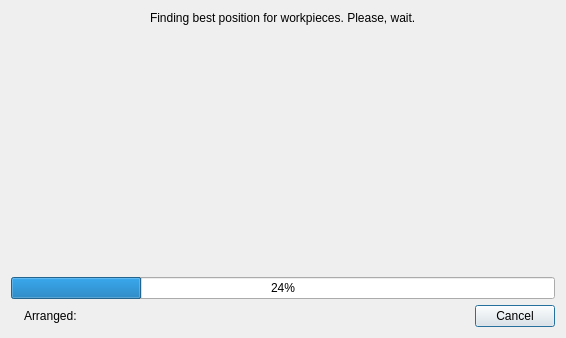
<?xml version="1.0" encoding="UTF-8"?>
<ui version="4.0">
 <class>DialogLayoutProgress</class>
 <widget class="QDialog" name="DialogLayoutProgress">
  <property name="windowModality">
   <enum>Qt::ApplicationModal</enum>
  </property>
  <property name="geometry">
   <rect>
    <x>0</x>
    <y>0</y>
    <width>566</width>
    <height>119</height>
   </rect>
  </property>
  <property name="windowTitle">
   <string>Create a Layout</string>
  </property>
  <property name="windowIcon">
   <iconset resource="../../../libs/vmisc/share/resources/icon.qrc">
    <normaloff>:/icon/64x64/icon64x64.png</normaloff>:/icon/64x64/icon64x64.png</iconset>
  </property>
  <property name="modal">
   <bool>true</bool>
  </property>
  <layout class="QVBoxLayout" name="verticalLayout">
   <item alignment="Qt::AlignHCenter">
    <widget class="QLabel" name="label">
     <property name="sizePolicy">
      <sizepolicy hsizetype="Preferred" vsizetype="Preferred">
       <horstretch>0</horstretch>
       <verstretch>0</verstretch>
      </sizepolicy>
     </property>
     <property name="text">
      <string>&lt;html&gt;&lt;head/&gt;&lt;body&gt;&lt;p&gt;Finding best position for workpieces. Please, wait.&lt;/p&gt;&lt;/body&gt;&lt;/html&gt;</string>
     </property>
    </widget>
   </item>
   <item>
    <widget class="QLabel" name="preview_Label">
     <property name="visible">
      <bool>false</bool>
     </property>
     <property name="minimumSize">
      <size>
       <width>540</width>
       <height>240</height>
      </size>
     </property>
     <property name="alignment">
      <set>Qt::AlignCenter</set>
     </property>
    </widget>
   </item>
   <item>
    <widget class="QProgressBar" name="progressBar">
     <property name="sizePolicy">
      <sizepolicy hsizetype="Expanding" vsizetype="Fixed">
       <horstretch>0</horstretch>
       <verstretch>0</verstretch>
      </sizepolicy>
     </property>
     <property name="value">
      <number>24</number>
     </property>
    </widget>
   </item>
   <item>
    <layout class="QHBoxLayout" name="horizontalLayout">
     <item>
      <widget class="QLabel" name="labelProgress">
       <property name="text">
        <string notr="true"/>
       </property>
      </widget>
     </item>
     <item>
      <widget class="QLabel" name="labelMessage">
       <property name="text">
        <string notr="true">Arranged:</string>
       </property>
      </widget>
     </item>
     <item>
      <widget class="QDialogButtonBox" name="buttonBox">
       <property name="standardButtons">
        <set>QDialogButtonBox::Cancel</set>
       </property>
      </widget>
     </item>
    </layout>
   </item>
  </layout>
 </widget>
 <resources>
  <include location="../../../libs/vmisc/share/resources/icon.qrc"/>
 </resources>
 <connections/>
</ui>
